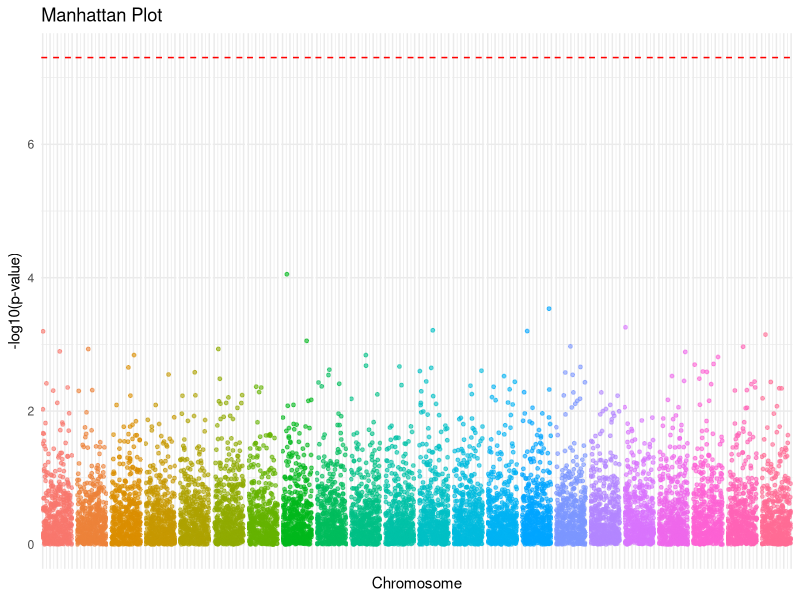

Recreate this plot in R.
## ---- chunk 1
#| lst-label: lst-loadpackages
#| lst-cap: Load required packages
#| warning: false
library(ggplot2)
library(dplyr)
## ---- chunk 2
set.seed(42)
data <- data.frame(
  SNP=paste0("rs",1:10000),
  CHR=rep(1:22, length.out=10000),
  BP=sample(1:1e6, 10000),
  P=runif(10000)
)
## ---- chunk 3
#| echo: false
#| warning: false
#| message: false
knitr::kable(head(data), caption = "First 6 rows of the demo data", format = "pipe")
## ---- chunk 4
data <- data %>%
  mutate(logP = -log10(P))
## ---- chunk 5
#| echo: false
#| warning: false
#| message: false
knitr::kable(head(data), caption = "First 6 rows of the demo data", format = "pipe")
## ---- chunk 6
ggplot(data, aes(x=BP, y=logP, color=as.factor(CHR)))+ 
  geom_point(alpha = 0.6, size = 1)+ 
  facet_grid(. ~ CHR, scales = "free_x", space = "free_x")+ 
  geom_hline(yintercept = -log10(5e-8), linetype = "dashed", color = "red")+ 
  labs(title = "Manhattan Plot",
       x = "Chromosome",
       y = "-log10(p-value)",
       color = "Chromosomes" ) + 
  theme_minimal() + 
  theme(strip.text.x = element_blank(), 
        panel.spacing.x = unit(0.1, "lines"), 
        axis.text.x = element_blank(), 
        legend.position = "none")
